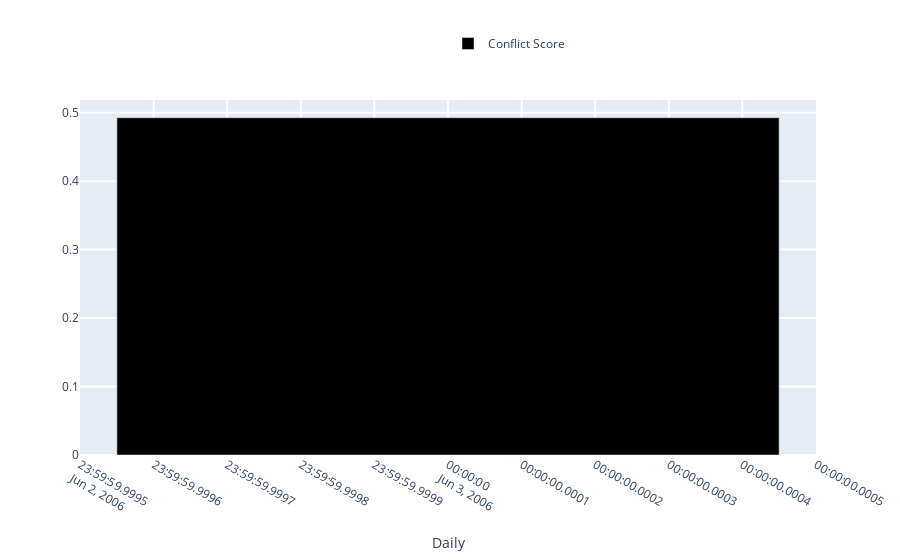

Here is the notebook cell this chart was saved with:
### Markdown cell above
<span style="color: #626262"> Try yourself! This is what will happen when you select an editor: </span>

### Code cell
### ----------------------------------------------------------------- ###
### TRY YOURSELF! THIS IS WHAT WILL HAPPEN WHEN YOU SELECT AN EDITOR  ###
### ----------------------------------------------------------------- ###

## This is the page you used ##
print('The page that is being used:', the_page['title'], f'({lng_selected.upper()})')

## Use the variable from the last notebook: conflicts_by_editors (pd.DataFrame)        ##
## Display the dataframe using interactive grid, you could learn more through the doc: ##
## https://qgrid.readthedocs.io/en/latest/                                             ##
qgrid.set_grid_option('maxVisibleRows', 5) # Set max visible rows for the grid.
qgrid_init = qgrid.show_grid(editors_conflicts)
display(qgrid_init)

## Get the editor info with Wikipedia API (get_editor() method), more details you could check: ##
## https://github.com/gesiscss/wikiwho_demo/blob/master/external/api.py                        ##
## https://github.com/gesiscss/wikiwho_demo/blob/master/external/wikipedia.py                  ##
wikipedia_dv = WikipediaDV(WikipediaAPI(lng=lng_selected))

# This is an example editor index. You could change it manully by typing in a new index from
# the above grid, e.g. 737021
editor_input_id = editors_conflicts.index[1]

# Get the editor's information in the form of pd.DataFrame
editor_info = wikipedia_dv.get_editor(int(editor_input_id))

## Display the basic information of the selected editor ##
editor_url = f'{wikipedia_dv.api.base}action=query&list=users&ususerids={editor_input_id}&usprop=blockinfo|editcount|registration|gender&format=json'
print("Editor's data can be found in:")
print(editor_url)
display(md("### Current Selection:"))
display(editor_info.to_frame('values'))

## Interactive evolution of conflict score of this editor, using ConflictListner, more details see ##
## https://github.com/gesiscss/wikiwho_demo/blob/master/visualization/conflicts_listener.py        ##
## Also use the variable from the last notebook: total_actions                                     ##
display(md(f"#### Evolution of the Conflict Score of *{editor_info['name']}*"))

# Dataframe containing the selected editor's info for interactive
editor_df = total_actions[total_actions['editor_id'] == editor_info['userid']].copy()
           
# Create a ConflictsListener instance.
conflicts_listener = ConflictsListener(editor_df)

# Set parameters
begin_date = date(2005, 3, 1)
end_date = date(2019, 6, 1)
frequency = 'Daily' # 'Monthly', 'Daily'

# The metrics we need:
# ['Conflict Score', 'Absolute Conflict Score', 'Conflict Ratio', 'Number of Conflicts',
#  'Total Elegible Actions', ('None')]
# Note: only 'red_line' has 'None' option.
black_line = 'Conflict Score'
red_line = 'None'

print('Time range from', begin_date.strftime("%Y-%m-%d"), 'to', end_date.strftime("%Y-%m-%d"))           
           
conflicts_listener.listen(
    _range1=begin_date,
    _range2=end_date,
    granularity = frequency,
    black = black_line,
    red = red_line
)
           
# store the editor_input_id and editor_info for the usage in next notebook
%store editor_input_id
%store editor_info

### Figure 1 — Plotly figure (JSON) as saved in the notebook; plotly's stock layout.template omitted (floating-point values rounded to 4 significant figures)
{"data": [{"marker": {"color": "rgba(0, 0, 0, 1)"}, "name": "Conflict Score", "type": "bar", "x": ["2006-06-03T00:00:00"], "y": [0.4926]}], "layout": {"bargap": 0.1, "barmode": "group", "hovermode": "closest", "legend": {"x": 0.5, "y": 1.2}, "showlegend": true, "xaxis": {"gridwidth": 2, "nticks": 15, "ticklen": 5, "tickmode": "auto", "title": {"text": "Daily"}, "zeroline": true}, "yaxis": {"gridwidth": 2, "ticklen": 5}}}
